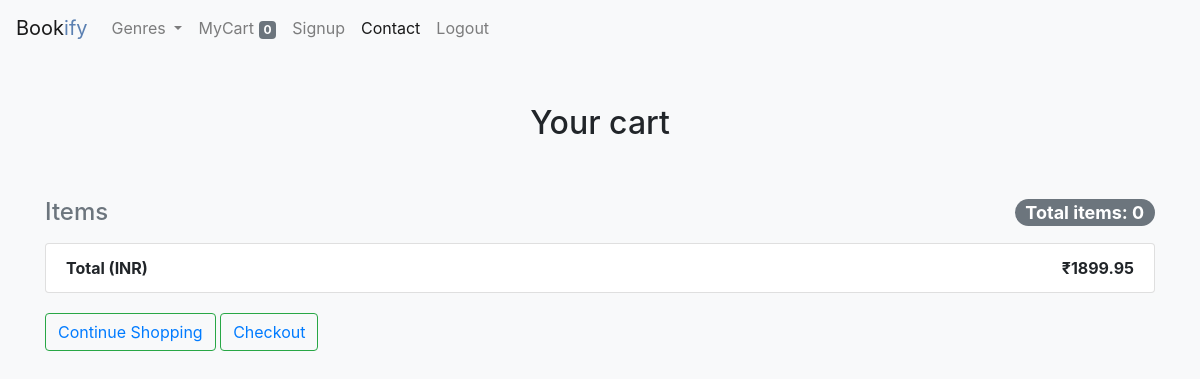
The app's page /cart/ (signed in), older data.
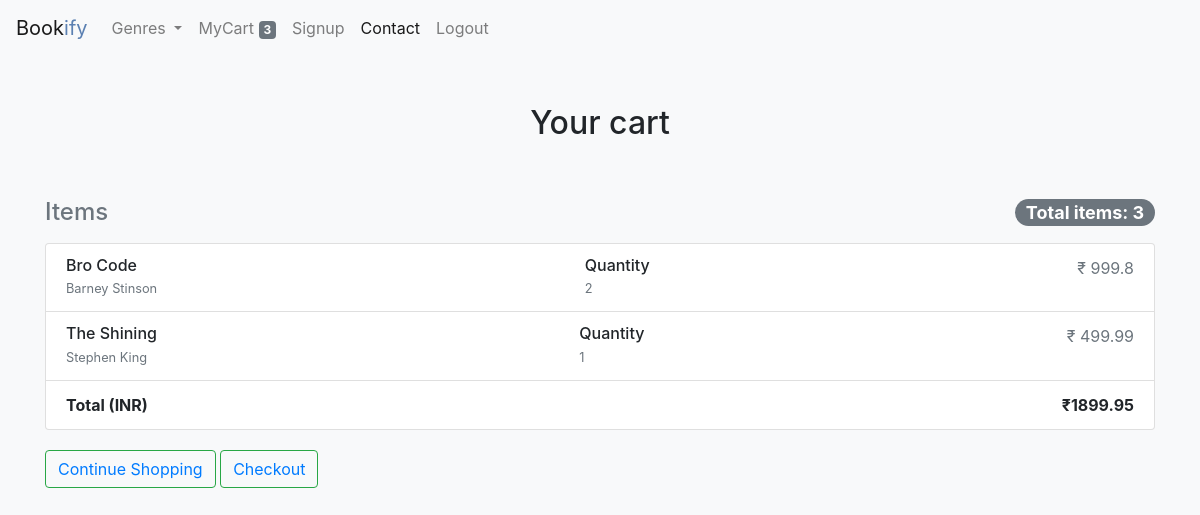
The same page, newer data.
### main/models.py (models this page shows, shortened)
class OrderItem(models.Model):
    user = models.ForeignKey(User, on_delete=models.SET_NULL, null=True, blank=True)
    book = models.ForeignKey(Book, on_delete=models.CASCADE, blank=True, null=True)
    quantity = models.IntegerField(default=1, null=True, blank=True)
    @property
    def total_price(self):
        if self.id:
            total = self.quantity * self.book.price
        else:
            total = 0
        return total

class Book(models.Model):
    book_name = models.CharField(max_length=50)
    book_image = models.ImageField(blank=True, null=True)
    author = models.CharField(max_length=50)
    book_description = models.TextField()
    isbn_no = models.IntegerField(blank=True)
    price = models.FloatField()
    rating = models.FloatField()
    availability = models.BooleanField(default=True)
    genre = models.ForeignKey(Genre, related_name='genres', on_delete=models.CASCADE)
    location = models.ForeignKey(Location, related_name='place', on_delete=models.CASCADE)
    user = models.ForeignKey(User, related_name='user_upload', on_delete=models.CASCADE)
    language = models.ForeignKey(Language, related_name='lang_books', on_delete=models.CASCADE)
    book_slug = models.SlugField(max_length=50, unique=True, default='')
    class Meta:
        ordering = ['-rating']

### main/views.py (the view)
# urls.py: path('cart/', views.cart, name='cart'),
@login_required(login_url='/login/')
def cart(request):
    all_order_items = OrderItem.objects.filter(user=request.user)
    total_cart_items = 0
    for item in all_order_items:
        total_cart_items += item.quantity
    context = {'order_items': all_order_items,
               'total_items': total_cart_items,
               }
    return render(request, 'cart.html', context)

### main/context_processors.py (called while the page is built)
def genres(request):
    all_genre = Genre.objects.all()
    if request.user.is_authenticated:
        all_order_item = OrderItem.objects.filter(user=request.user or None)
    else:
        all_order_item = OrderItem.objects.all()
    total_cart_items = 0
    for item in all_order_item:
        total_cart_items += item.quantity
    return {'all_genres': all_genre, 'item_count': total_cart_items}

### templates/cart.html (shortened to what this page needs)
{% extends 'base.html' %}
{% block content %}
  <body class="bg-light">
    <div class="container">
      <div class="py-5 text-center">
         <h2>Your cart</h2>
      </div>
  <div class="row">
    <div class="col-md-12 order-md-2 mb-4">
      <h4 class="d-flex justify-content-between align-items-center mb-3">
        <span class="text-muted">Items</span>
        <span class="badge badge-secondary badge-pill">Total items: {{ total_items }}</span>
      </h4>
      <ul class="list-group mb-3">
        {% for item in order_items %}
        <li class="list-group-item d-flex justify-content-between lh-condensed">
              <div>
                <h6 class="my-0">{{ item.book.book_name }}</h6>
                <small class="text-muted">{{ item.book.author }}</small>
              </div>
              <div>
                <h6 class="my-0">Quantity</h6>
                <small class="text-muted">{{ item.quantity }}</small>
              </div>
              <span class="text-muted">&#8377; {{ item.total_price }}</span>
        </li>
        {% endfor %}
        <li class="list-group-item d-flex justify-content-between">
            <span><b>Total (INR)</b></span>
          <strong>&#8377;1899.95</strong>
        </li>
      </ul>
      <button class="btn btn-outline-success my-1 my-sm-0" type="submit"> <a href="{% url 'main:home' %}">Continue Shopping</a></button>
      <button class="btn btn-outline-success my-1 my-sm-8" type="submit"><a href="{% url 'main:address' %}">Checkout</a></button>
    </div>
  </div>
{% endblock %}

### templates/base.html (shortened to what this page needs)
<!DOCTYPE html>
<html lang="en">
<head>
    <link href="https://getbootstrap.com/docs/4.5/dist/css/bootstrap.min.css" rel="stylesheet">
{% include 'includes/navbar.html' %}
</head>
<body>
{% block content %}
{% endblock %}
</body>

### templates/includes/navbar.html (shortened to what this page needs)
<nav class="navbar navbar-expand-lg navbar-light bg-light">
      <a class="navbar-brand" href="{% url 'main:home' %}">Book<span style="color: #5b80b2">ify</span></a>
      <div class="collapse navbar-collapse" id="navbarSupportedContent">
        <ul class="navbar-nav mr-auto">
          <li class="nav-item dropdown">
            <a class="nav-link dropdown-toggle" href="#" id="navbarDropdown" role="button" data-toggle="dropdown" aria-haspopup="true" aria-expanded="false">
              Genres
            </a>
          </li>
          <li class="nav-item">
            <a class="nav-link" href="{% url 'main:cart' %}" tabindex="-1" aria-disabled="true">MyCart <span class="badge badge-secondary">{{ item_count }}</span></a>
          </li>
          <li class="nav-item">
            <a class="nav-link" href="{% url 'main:signup' %}" tabindex="-1" aria-disabled="true">Signup</a>
          </li>
          <li class="nav-item active">
            <a class="nav-link" href="#">Contact</a>
          </li>
          <li class="nav-item">
            <a class="nav-link" href="{% url 'main:logout' %}" tabindex="-1" aria-disabled="true">Logout</a>
          </li>
        </ul>
      </div>
</nav>

Row changes from the older to the newer data that the page shows:
added OrderItem: book.book_name "Bro Code", book.author "Barney Stinson", quantity "2", total_price "999.8"
added OrderItem: book.book_name "The Shining", book.author "Stephen King", quantity "1", total_price "499.99"
Text that changed along with them:
{{ item_count }}: "0" → "3"
{{ total_items }}: "0" → "3"
